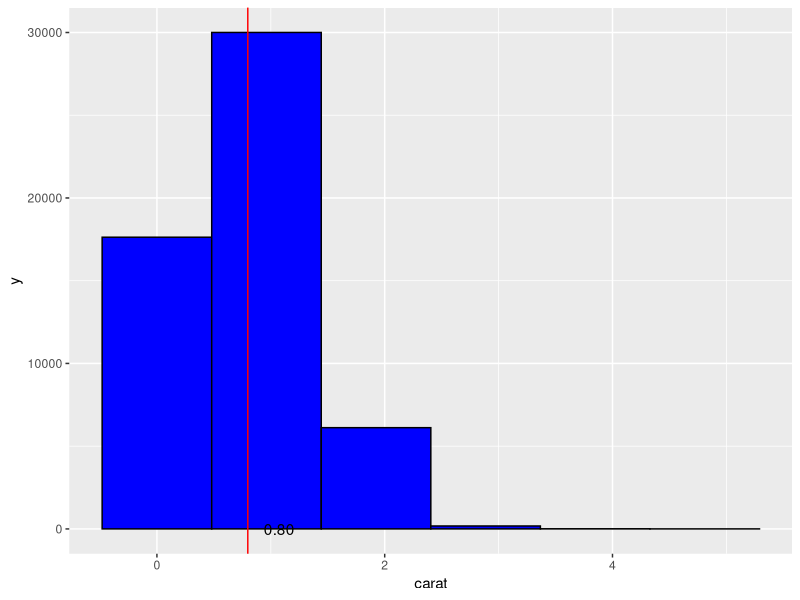
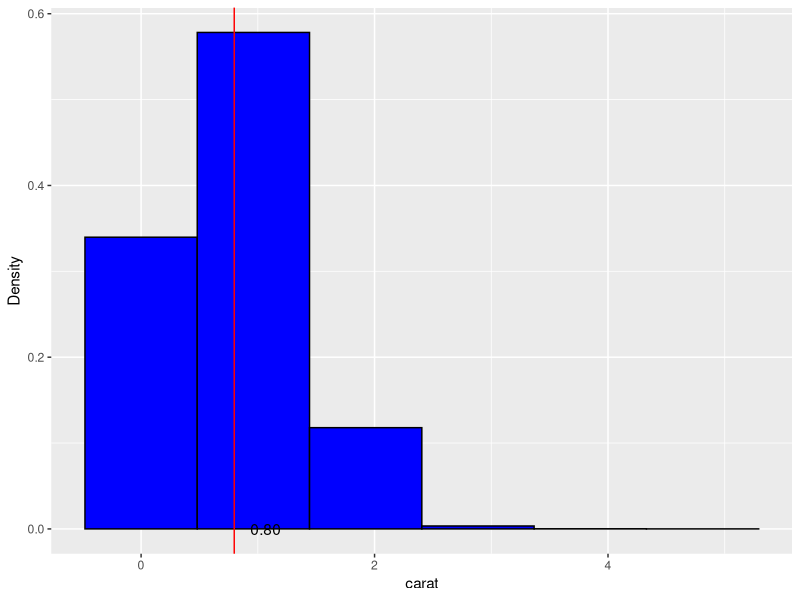
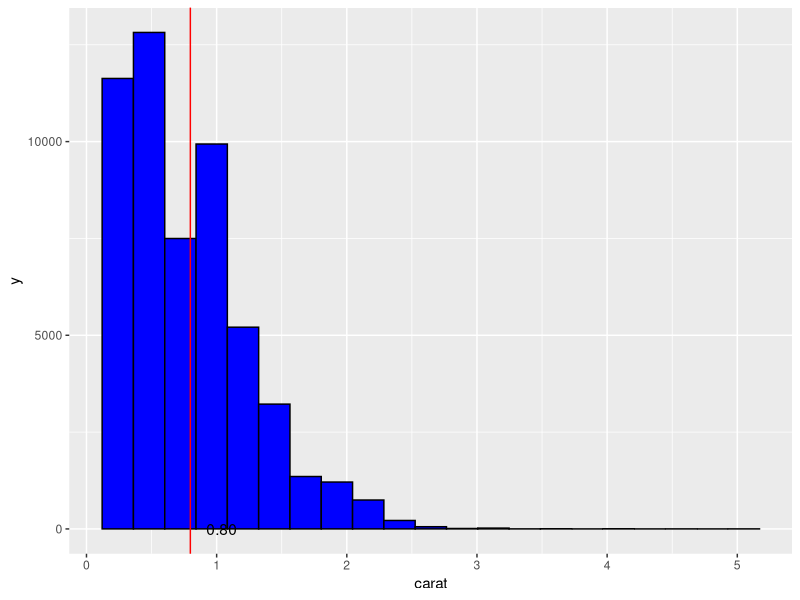
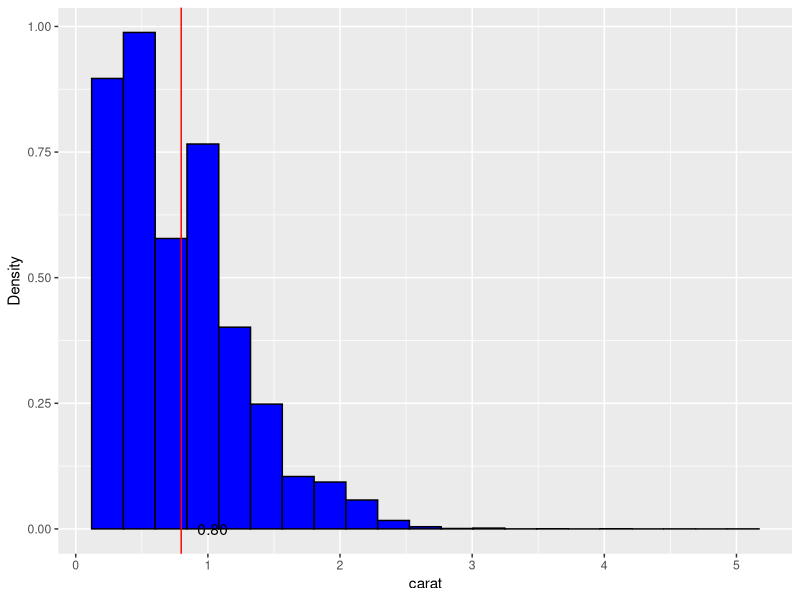
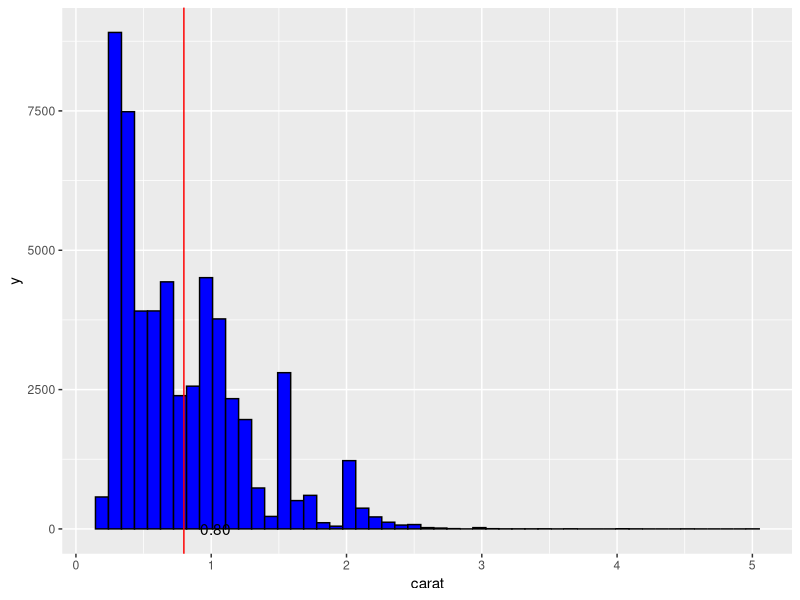
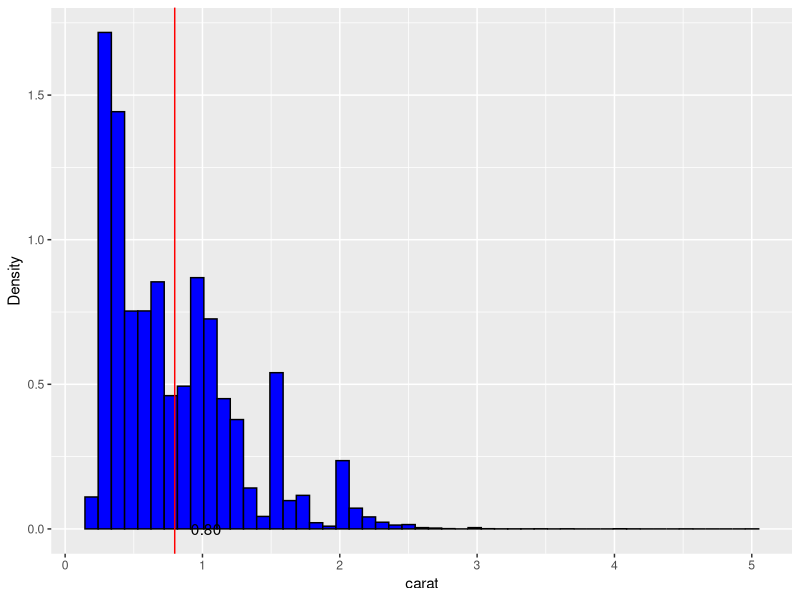
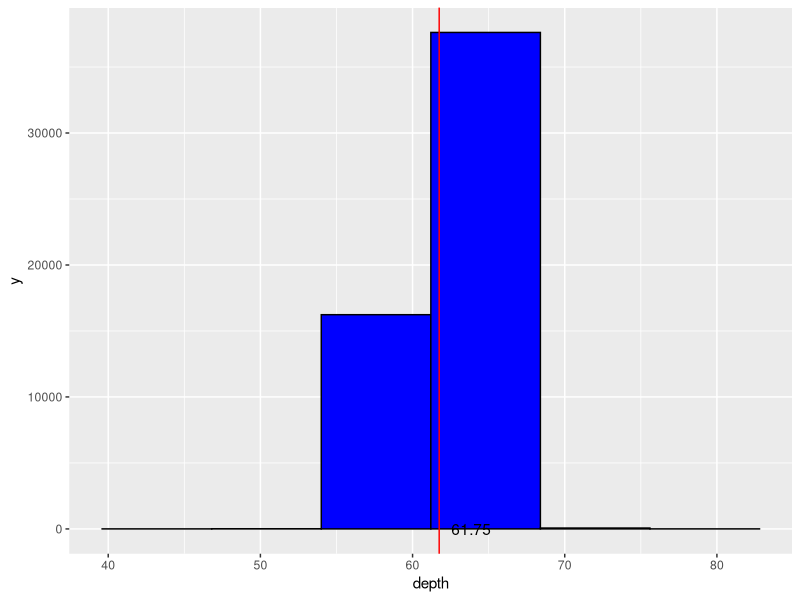
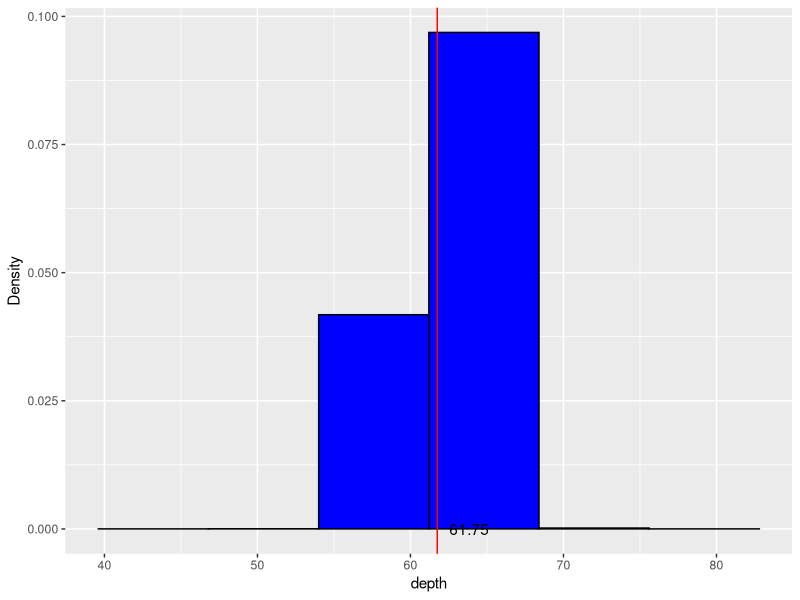

The R script that drew these images, in order: (Note: this script raises an error after producing the figures.)
## ---- chunk 1

# Sources for the code below include:
# R_ggplot.rmd (Math 510 document)
# R_Data_Analysis.rmd (Math 510 document)
# FreqsAndCorrs.R (Math 510 document)

## ---- chunk 2

explore <- function(df, binsize, corr_thresh){
  # Input parameters:
  # df = data frame
  # binsize = vector of bin sizes
  # corr = correlation threshold
  
    
  # Pulling variables from df:
  var_num <- df[which(lapply(df, is.numeric) == TRUE)] # Pulls all numeric variables.
  var_factor <- df[which(lapply(df, is.factor) == TRUE)] # Pulls all factor variables.
  var_logical <- df[which(lapply(df, is.logical) == TRUE)] # Pulls all logical variables.
  

  # 1. Plot a pair of blue histograms with a vertical red line at the mean (using counts and density) for every numerical variable at each bin size specified in ht ebin sizes input parameter. 
  
  # Create nested for loop to iterate over all variables, bin sizes and mean line:
  for (i in 1:length(var_num)) # Iterates over all indeces of var_num.
  {
    for (bins in 1:length(binsize)) # Nested for loop to also iterate over all indeces in binsize.
    {
      # Calculating the bin size:
      num_bins <- (max(var_num[[i]])-min(var_num[[i]]))/binsize[bins]
      num_bins <- (max(var_num[[i]])-min(var_num[[i]]))/binsize[bins]
      
      # Calculating the mean and label:
      col_mean <- mean(var_num[[i]]) # Calulates the mean for each column in var_num
      mean_Label = sprintf("%8.2f ", col_mean) # Function sprintf returns a character vector.
      
      # Plotting the count histogram:
      Num_Plot <- ggplot(var_num, aes(x=var_num[[i]]),
                         environment = environment())
      # Adding the vertical red line at the mean to the count histogram:
      Num_Plot <- Num_Plot +
        geom_histogram(colour = 'black',
                       fill = 'blue',
                       binwidth=num_bins) +
        labs(x=names(var_num)[[i]]) +
        geom_vline(xintercept=col_mean, colour='red') +
        annotate("text",x=col_mean,y=0,label=mean_Label,hjust=0)
      print(Num_Plot)
      
      # Plotting the denisty histogram:
       Num_Plot <- ggplot(var_num, aes(x=var_num[[i]]),
                          environment = environment())
       # Adding the vertical red line at the mean to the density histogram:
       Num_Plot <- Num_Plot + aes(y=..density..) + labs(y="Density") +
         geom_histogram(colour = 'black',
                      fill = 'blue',
                        binwidth=num_bins) +
         labs(x=names(var_num)[[i]]) +
         geom_vline(xintercept=col_mean, colour='red') +
         annotate("text",x=col_mean,y=0,label=mean_Label,hjust=0)
       print(Num_Plot)
    } 
  }



  # 2. Plot gray bar graph for every categorical and binary value:
  
  # Will use 'var_factor' as this is the assigned variable for factor data.
  
  # Create for loop to iterate over all factor variables:
  if (length(var_factor > 0)) # Put in if statement in case there are no factor variable in df.
  {
    for (i in 1:length(var_factor)) # Iterates over all indeces of var_factor.
    {
      Fact_Plot <- ggplot(var_factor[i], aes(x=var_factor[[i]]))
      Fact_Plot <- Fact_Plot + geom_bar(fill="gray", color="black") + labs(x=names(var_factor)[i])
      print(Fact_Plot)
      
    }
    
  } else {
    print ("No factor variables in data frame.")
  }

  
  # Pulling the logical variables from the df:
  var_logical <- df[which(lapply(df, is.logical) == TRUE)]
  
  # Create for loop to iterate over all logical variables:
  if (length(var_logical) >0) # Put in if statement in case there are no logical variables in df.
  {
    for (i in 1:length(var_logical)) # Iterates over all indeces of var_logical.
      {
      Fact_Plot <- ggplot(var_logical[i], aes(x=var_logical[[i]]))
      Fact_Plot <- Fact_Plot + geom_bar(fill="gray", colour="black") + labs(x=names(var_logical)[i])
      print(Fact_Plot)
      
    }
    
  }else {
    print ("No logical variables in data frame.")
  }


  # 3. Calculate the r-square value of every pair of numerical variable:
  
  # Creating correlation matrix using cor function with Pearson method:
  corr_a <- cor(var_num, method="pearson")

  
  # Set up correlation threshold and null vectors before entering loop
  threshold <- corr_thresh # Assigns threshold to input parameter, "corr_thresh".
  r_square <- NULL # Assigns NULL value to ensure an empty variable before assigning in loop.
  rsq_names <- NULL # Assigns NULL value to ensure an empty variable before assigning in loop.
  corr_list <- NULL # Assigns NULL value to ensure an empty variable before assigning in loop.
  corr_names <- NULL # Assigns NULL value to ensure an empty variable before assigning in loop.
  
  # Find the length of the one dimension of the square matrix:
  len <- length(corr_a[1,])
  
  # Only loop through the upper right triangle of correlation matrix to not repeat pairs.
  for (i in (1:(len-1))) 
    {
    for (j in ((i+1):len)) 
      {
      # Form the name pair and add to the named pair vector
      pair_name <- paste(names(corr_a[,1])[[i]],names(corr_a[1,])[[j]],sep="-") # Using paste function to combine the name of the first row with the name of the second column.
      rsq_names <- c(rsq_names, pair_name)
      
      # Add the r_square value to the value vector
      r_square <- c(r_square, corr_a[i,j]^2) # Taking the square of the correlation coeff.
      
      # Comparing to the threshold - if exceeded, add the name and value to the correlation vectors.
      if (corr_a[i,j] > threshold) 
        {
        corr_names <- c(corr_names, pair_name) # Adding pair_names to the corr_names vector.
        corr_list <- c(corr_list, corr_a[i,j]) # Adding corr_a value to corr_list vector.
      }
    }
    
  }
  
  
  
  # 4. Returning data in a list:
  
  # a. A frequency table for every categorical and binary data.
  
  # Creating for factor variable:
  if (length(var_factor) >0) # Put in if statement incase there are no factor variables in df.
    {
    freq_factor <- list() # Initialize empty list.
  
    # Create for loop to create frequency table of factor variables.
    for (i in (1:length(var_factor))) # Iterates for all indeces of var_factor.
      {
        freq_factor[[i]] <- table(var_factor[i]) # Appends table to freq_factor.
    }
    print(freq_factor)
  } else {
    print ("No factor variables in data frame.")
  }
  
  #Creating for logical variable:
  if (length(var_logical) >0) # Put in if statement incase there are no logical variables in df.
  {
    freq_logical <- list() # Initialize empty list.
  
    for (i in (1:length(var_logical))) # Iterates for all indeces of var_logical.
      {
        freq_logical[[i]] <- table(var_logical[i]) # Appends table to freq_logical.
    }
    print(freq_logical)
  } else {
    print ("No logical variables in data frame.")
  }
  
  # b. For numerical variables:
  
  # i. A summary statistics table for each numerical variable:
  rsq_corr_list <- list("rsquare"=rsq_df, "correlation"=corr_df)
  print(rsq_corr_list)
  
  
  # ii. A data frame that contains each pair of variable names and the associated r-square values.
  
  # Create the dataframes and label the columns:
  rsq_df <- data.frame(cbind(rsq_names, r_square)) # Function cbind combines rsq_names and r_square respectively.
  names(rsq_df)[1] <- "Pair"
  names(rsq_df)[2] <- "Value"
  print(rsq_df)
  
  
  # iii. A data frame that contains each pair of variable names and correlation coefficient (Pearson) for all coefficients whose absolute value is greater than the correlation threshold.
  corr_df <- data.frame(cbind(corr_names, corr_list)) # Function cbind combines corr_names and corr_list respectively.
  names(corr_df)[1] <- "Pair"
  names(corr_df)[2] <- "Value"
  print(corr_df)
  
   
}

## ---- chunk 3
# 5. Testing explore function on extended diamonds data frame with logical column, a vector of bin sizes (5, 20, 50), and a correlation threshold of 0.25. Also test on mtcars.

# First import data frames for diamonds and mtcars to use as test data frames.
require(ggplot2)
require(grid)
require(scales)
data(diamonds)
data(mtcars)


# Code from Test1 to create the diamonds dataframe with logical column.
names(mtcars) # Shows the names in mtcars.
vs <-  mtcars[,c("vs")] # Pulls and assigns the column vector "vs" from empty cars to variable vs.
lenVs <- length(vs) # Finds the length of vs -- to use for the ratio.
lenOnesVs <- length(vs[vs == 1]) # Finds the length of the amount of 1's in vs. 
ratio1 <- lenOnesVs/lenVs # Finds ratio of 1's.
ratio0 <- (lenVs - lenOnesVs)/lenVs # Finds ratio of 0's.

# To extend the ratio to diamonds.
rowsDia <- nrow(diamonds) # Gives the number of rows in diamonds.
ratio1Dia <- round(ratio1*rowsDia) # Gives the ratio of rounded number of 1's that should be in diamonds.
ratio0Dia <- round(ratio0*rowsDia) # Gives the ratio of rounded number of 0's that should be in diamonds.

# Making logical vectors:
ones <- as.logical(rep(c(1), ratio1Dia)) # Creates a vector of 1's of size ratio1Dia; as.logical function converts the 1's to logical = True.
zeros <- as.logical(rep(c(0), ratio0Dia)) # Creates a vector of 0's of size ratio0Dia; as.logical function converts the 0's to logical = False.

# Create new logical column to add to diamonds df: 
newCol <- c(ones, zeros) # Creates the new column vector from the logical vectors: "ones" & "zeros"
diamonds$logicalCol <- newCol # Adds newCol to diamonds df.
# str(diamonds)

## ---- chunk 4
# Testing diamonds data frame:
# Code below is the copied script from "explore" with the input parameters hard-coded. 
# Passing the function explore(diamonds, c(5, 20, 50), 0.25) would return error:
" Error in eval(expr, envir, enclos) : object 'var_factor' not found"

# I was not able to resolve this issue. However, code executes when running the script with the input parameters defined at the start.

df <- diamonds
binsize <- c(5, 20, 50)
corr_thresh <- 0.25

  # Pulling variables from df:
  var_num <- df[which(lapply(df, is.numeric) == TRUE)] # Pulls all numeric variables.
  var_factor <- df[which(lapply(df, is.factor) == TRUE)] # Pulls all factor variables.
  var_logical <- df[which(lapply(df, is.logical) == TRUE)] # Pulls all logical variables.
  

  # 1. Plot a pair of blue histograms with a vertical red line at the mean (using counts and density) for every numerical variable at each bin size specified in ht ebin sizes input parameter. 
  
  # Create nested for loop to iterate over all variables, bin sizes and mean line:
  for (i in 1:length(var_num)) # Iterates over all indeces of var_num.
  {
    for (bins in 1:length(binsize)) # Nested for loop to also iterate over all indeces in binsize.
    {
      # Calculating the bin size:
      num_bins <- (max(var_num[[i]])-min(var_num[[i]]))/binsize[bins]
      num_bins <- (max(var_num[[i]])-min(var_num[[i]]))/binsize[bins]
      
      # Calculating the mean and label:
      col_mean <- mean(var_num[[i]]) # Calulates the mean for each column in var_num
      mean_Label = sprintf("%8.2f ", col_mean) # Function sprintf returns a character vector.
      
      # Plotting the count histogram:
      Num_Plot <- ggplot(var_num, aes(x=var_num[[i]]),
                         environment = environment())
      # Adding the vertical red line at the mean to the count histogram:
      Num_Plot <- Num_Plot +
        geom_histogram(colour = 'black',
                       fill = 'blue',
                       binwidth=num_bins) +
        labs(x=names(var_num)[[i]]) +
        geom_vline(xintercept=col_mean, colour='red') +
        annotate("text",x=col_mean,y=0,label=mean_Label,hjust=0)
      print(Num_Plot)
      
      # Plotting the denisty histogram:
       Num_Plot <- ggplot(var_num, aes(x=var_num[[i]]),
                          environment = environment())
       # Adding the vertical red line at the mean to the density histogram:
       Num_Plot <- Num_Plot + aes(y=..density..) + labs(y="Density") +
         geom_histogram(colour = 'black',
                      fill = 'blue',
                        binwidth=num_bins) +
         labs(x=names(var_num)[[i]]) +
         geom_vline(xintercept=col_mean, colour='red') +
         annotate("text",x=col_mean,y=0,label=mean_Label,hjust=0)
       print(Num_Plot)
    } 
  }



  # 2. Plot gray bar graph for every categorical and binary value:
  
  # Will use 'var_factor' as this is the assigned variable for factor data.
  
  # Create for loop to iterate over all factor variables:
  if (length(var_factor > 0)) # Put in if statement in case there are no factor variable in df.
  {
    for (i in 1:length(var_factor)) # Iterates over all indeces of var_factor.
    {
      Fact_Plot <- ggplot(var_factor[i], aes(x=var_factor[[i]]))
      Fact_Plot <- Fact_Plot + geom_bar(fill="gray", color="black") + labs(x=names(var_factor)[i])
      print(Fact_Plot)
      
    }
    
  } else {
    print ("No factor variables in data frame.")
  }

  
  # Pulling the logical variables from the df:
  var_logical <- df[which(lapply(df, is.logical) == TRUE)]
  
  # Create for loop to iterate over all logical variables:
  if (length(var_logical) >0) # Put in if statement in case there are no logical variables in df.
  {
    for (i in 1:length(var_logical)) # Iterates over all indeces of var_logical.
      {
      Fact_Plot <- ggplot(var_logical[i], aes(x=var_logical[[i]]))
      Fact_Plot <- Fact_Plot + geom_bar(fill="gray", colour="black") + labs(x=names(var_logical)[i])
      print(Fact_Plot)
      
    }
    
  }else {
    print ("No logical variables in data frame.")
  }


  # 3. Calculate the r-square value of every pair of numerical variable:
  
  # Creating correlation matrix using cor function with Pearson method:
  corr_a <- cor(var_num, method="pearson")

  
  # Set up correlation threshold and null vectors before entering loop
  threshold <- corr_thresh # Assigns threshold to input parameter, "corr_thresh".
  r_square <- NULL # Assigns NULL value to ensure an empty variable before assigning in loop.
  rsq_names <- NULL # Assigns NULL value to ensure an empty variable before assigning in loop.
  corr_list <- NULL # Assigns NULL value to ensure an empty variable before assigning in loop.
  corr_names <- NULL # Assigns NULL value to ensure an empty variable before assigning in loop.
  
  # Find the length of the one dimension of the square matrix:
  len <- length(corr_a[1,])
  
  # Only loop through the upper right triangle of correlation matrix to not repeat pairs.
  for (i in (1:(len-1))) 
    {
    for (j in ((i+1):len)) 
      {
      # Form the name pair and add to the named pair vector
      pair_name <- paste(names(corr_a[,1])[[i]],names(corr_a[1,])[[j]],sep="-") # Using paste function to combine the name of the first row with the name of the second column.
      rsq_names <- c(rsq_names, pair_name)
      
      # Add the r_square value to the value vector
      r_square <- c(r_square, corr_a[i,j]^2) # Taking the square of the correlation coeff.
      
      # Comparing to the threshold - if exceeded, add the name and value to the correlation vectors.
      if (corr_a[i,j] > threshold) 
        {
        corr_names <- c(corr_names, pair_name) # Adding pair_names to the corr_names vector.
        corr_list <- c(corr_list, corr_a[i,j]) # Adding corr_a value to corr_list vector.
      }
    }
    
  }
  
  
  
  # 4. Returning data in a list:
  
  # a. A frequency table for every categorical and binary data.
  
  # Creating for factor variable:
  if (length(var_factor) >0) # Put in if statement incase there are no factor variables in df.
    {
    freq_factor <- list() # Initialize empty list.
  
    # Create for loop to create frequency table of factor variables.
    for (i in (1:length(var_factor))) # Iterates for all indeces of var_factor.
      {
        freq_factor[[i]] <- table(var_factor[i]) # Appends table to freq_factor.
    }
    print(freq_factor)
  } else {
    print ("No factor variables in data frame.")
  }
  
  #Creating for logical variable:
  if (length(var_logical) >0) # Put in if statement incase there are no logical variables in df.
  {
    freq_logical <- list() # Initialize empty list.
  
    for (i in (1:length(var_logical))) # Iterates for all indeces of var_logical.
      {
        freq_logical[[i]] <- table(var_logical[i]) # Appends table to freq_logical.
    }
    print(freq_logical)
  } else {
    print ("No logical variables in data frame.")
  }
  
  # b. For numerical variables:
  
  # i. A summary statistics table for each numerical variable:
  rsq_corr_list <- list("rsquare"=rsq_df, "correlation"=corr_df)
  print(rsq_corr_list)
  
  
  # ii. A data frame that contains each pair of variable names and the associated r-square values.
  
  # Create the dataframes and label the columns:
  rsq_df <- data.frame(cbind(rsq_names, r_square)) # Function cbind combines rsq_names and r_square respectively.
  names(rsq_df)[1] <- "Pair"
  names(rsq_df)[2] <- "Value"
  print(rsq_df)
  
  
  # iii. A data frame that contains each pair of variable names and correlation coefficient (Pearson) for all coefficients whose absolute value is greater than the correlation threshold.
  corr_df <- data.frame(cbind(corr_names, corr_list)) # Function cbind combines corr_names and corr_list respectively.
  names(corr_df)[1] <- "Pair"
  names(corr_df)[2] <- "Value"
  print(corr_df)

## ---- chunk 5
# Testing mtcars data frame:
# Code below is the copied script from "explore" with the input parameters hard-coded. 
# Passing the function explore(mtcars, c(5, 20, 50), 0.25) would return an error.

# I was not able to resolve this issue. However, code executes when running the script with the input parameters defined at the start.

df <- mtcars
binsize <- c(5, 20, 50)
corr_thresh <- 0.25

  # Pulling variables from df:
  var_num <- df[which(lapply(df, is.numeric) == TRUE)] # Pulls all numeric variables.
  var_factor <- df[which(lapply(df, is.factor) == TRUE)] # Pulls all factor variables.
  var_logical <- df[which(lapply(df, is.logical) == TRUE)] # Pulls all logical variables.
  

  # 1. Plot a pair of blue histograms with a vertical red line at the mean (using counts and density) for every numerical variable at each bin size specified in ht ebin sizes input parameter. 
  
  # Create nested for loop to iterate over all variables, bin sizes and mean line:
  for (i in 1:length(var_num)) # Iterates over all indeces of var_num.
  {
    for (bins in 1:length(binsize)) # Nested for loop to also iterate over all indeces in binsize.
    {
      # Calculating the bin size:
      num_bins <- (max(var_num[[i]])-min(var_num[[i]]))/binsize[bins]
      num_bins <- (max(var_num[[i]])-min(var_num[[i]]))/binsize[bins]
      
      # Calculating the mean and label:
      col_mean <- mean(var_num[[i]]) # Calulates the mean for each column in var_num
      mean_Label = sprintf("%8.2f ", col_mean) # Function sprintf returns a character vector.
      
      # Plotting the count histogram:
      Num_Plot <- ggplot(var_num, aes(x=var_num[[i]]),
                         environment = environment())
      # Adding the vertical red line at the mean to the count histogram:
      Num_Plot <- Num_Plot +
        geom_histogram(colour = 'black',
                       fill = 'blue',
                       binwidth=num_bins) +
        labs(x=names(var_num)[[i]]) +
        geom_vline(xintercept=col_mean, colour='red') +
        annotate("text",x=col_mean,y=0,label=mean_Label,hjust=0)
      print(Num_Plot)
      
      # Plotting the denisty histogram:
       Num_Plot <- ggplot(var_num, aes(x=var_num[[i]]),
                          environment = environment())
       # Adding the vertical red line at the mean to the density histogram:
       Num_Plot <- Num_Plot + aes(y=..density..) + labs(y="Density") +
         geom_histogram(colour = 'black',
                      fill = 'blue',
                        binwidth=num_bins) +
         labs(x=names(var_num)[[i]]) +
         geom_vline(xintercept=col_mean, colour='red') +
         annotate("text",x=col_mean,y=0,label=mean_Label,hjust=0)
       print(Num_Plot)
    } 
  }



  # 2. Plot gray bar graph for every categorical and binary value:
  
  # Will use 'var_factor' as this is the assigned variable for factor data.
  
  # Create for loop to iterate over all factor variables:
  if (length(var_factor > 0)) # Put in if statement in case there are no factor variable in df.
  {
    for (i in 1:length(var_factor)) # Iterates over all indeces of var_factor.
    {
      Fact_Plot <- ggplot(var_factor[i], aes(x=var_factor[[i]]))
      Fact_Plot <- Fact_Plot + geom_bar(fill="gray", color="black") + labs(x=names(var_factor)[i])
      print(Fact_Plot)
      
    }
    
  } else {
    print ("No factor variables in data frame.")
  }

  
  # Pulling the logical variables from the df:
  var_logical <- df[which(lapply(df, is.logical) == TRUE)]
  
  # Create for loop to iterate over all logical variables:
  if (length(var_logical) >0) # Put in if statement in case there are no logical variables in df.
  {
    for (i in 1:length(var_logical)) # Iterates over all indeces of var_logical.
      {
      Fact_Plot <- ggplot(var_logical[i], aes(x=var_logical[[i]]))
      Fact_Plot <- Fact_Plot + geom_bar(fill="gray", colour="black") + labs(x=names(var_logical)[i])
      print(Fact_Plot)
      
    }
    
  }else {
    print ("No logical variables in data frame.")
  }


  # 3. Calculate the r-square value of every pair of numerical variable:
  
  # Creating correlation matrix using cor function with Pearson method:
  corr_a <- cor(var_num, method="pearson")

  
  # Set up correlation threshold and null vectors before entering loop
  threshold <- corr_thresh # Assigns threshold to input parameter, "corr_thresh".
  r_square <- NULL # Assigns NULL value to ensure an empty variable before assigning in loop.
  rsq_names <- NULL # Assigns NULL value to ensure an empty variable before assigning in loop.
  corr_list <- NULL # Assigns NULL value to ensure an empty variable before assigning in loop.
  corr_names <- NULL # Assigns NULL value to ensure an empty variable before assigning in loop.
  
  # Find the length of the one dimension of the square matrix:
  len <- length(corr_a[1,])
  
  # Only loop through the upper right triangle of correlation matrix to not repeat pairs.
  for (i in (1:(len-1))) 
    {
    for (j in ((i+1):len)) 
      {
      # Form the name pair and add to the named pair vector
      pair_name <- paste(names(corr_a[,1])[[i]],names(corr_a[1,])[[j]],sep="-") # Using paste function to combine the name of the first row with the name of the second column.
      rsq_names <- c(rsq_names, pair_name)
      
      # Add the r_square value to the value vector
      r_square <- c(r_square, corr_a[i,j]^2) # Taking the square of the correlation coeff.
      
      # Comparing to the threshold - if exceeded, add the name and value to the correlation vectors.
      if (corr_a[i,j] > threshold) 
        {
        corr_names <- c(corr_names, pair_name) # Adding pair_names to the corr_names vector.
        corr_list <- c(corr_list, corr_a[i,j]) # Adding corr_a value to corr_list vector.
      }
    }
    
  }
  
  
  
  # 4. Returning data in a list:
  
  # a. A frequency table for every categorical and binary data.
  
  # Creating for factor variable:
  if (length(var_factor) >0) # Put in if statement incase there are no factor variables in df.
    {
    freq_factor <- list() # Initialize empty list.
  
    # Create for loop to create frequency table of factor variables.
    for (i in (1:length(var_factor))) # Iterates for all indeces of var_factor.
      {
        freq_factor[[i]] <- table(var_factor[i]) # Appends table to freq_factor.
    }
    print(freq_factor)
  } else {
    print ("No factor variables in data frame.")
  }
  
  #Creating for logical variable:
  if (length(var_logical) >0) # Put in if statement incase there are no logical variables in df.
  {
    freq_logical <- list() # Initialize empty list.
  
    for (i in (1:length(var_logical))) # Iterates for all indeces of var_logical.
      {
        freq_logical[[i]] <- table(var_logical[i]) # Appends table to freq_logical.
    }
    print(freq_logical)
  } else {
    print ("No logical variables in data frame.")
  }
  
  # b. For numerical variables:
  
  # i. A summary statistics table for each numerical variable:
  rsq_corr_list <- list("rsquare"=rsq_df, "correlation"=corr_df)
  print(rsq_corr_list)
  
  
  # ii. A data frame that contains each pair of variable names and the associated r-square values.
  
  # Create the dataframes and label the columns:
  rsq_df <- data.frame(cbind(rsq_names, r_square)) # Function cbind combines rsq_names and r_square respectively.
  names(rsq_df)[1] <- "Pair"
  names(rsq_df)[2] <- "Value"
  print(rsq_df)
  
  
  # iii. A data frame that contains each pair of variable names and correlation coefficient (Pearson) for all coefficients whose absolute value is greater than the correlation threshold.
  corr_df <- data.frame(cbind(corr_names, corr_list)) # Function cbind combines corr_names and corr_list respectively.
  names(corr_df)[1] <- "Pair"
  names(corr_df)[2] <- "Value"
  print(corr_df)

